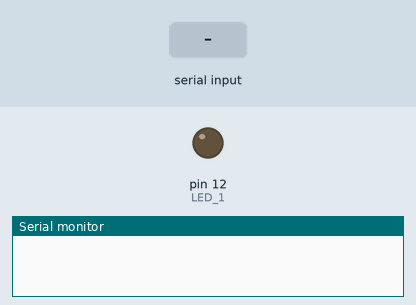
Recording of a sketch running on a simulated Arduino Uno, built with avr-gcc and run on an emulated ATmega328P. Shown: output pins drawn as LEDs (lit = HIGH), the last lines printed to the serial monitor. The inputs (shaded band) are chosen by the test bench.

Above: at 1.2 s.
1.3 s: "*lamp on" received over the second serial link
At 2.4 s:
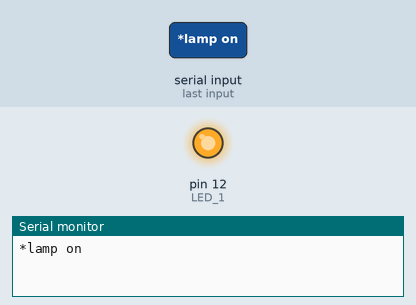
2.8 s: "*lamp off" received over the second serial link
At 3.9 s:
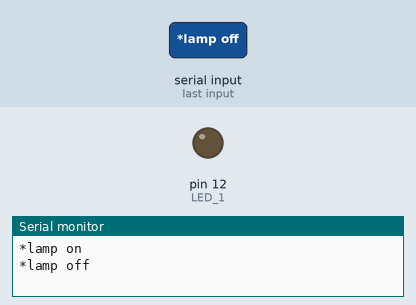
Timing chart, 0 to 5.8 s (numbered marks = the images above; inputs shaded):
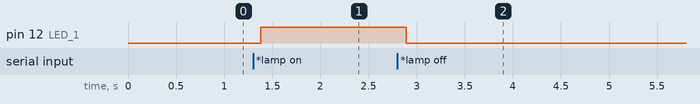

The sketch:

Voice_program.ino
```cpp
//Coded By: Naresh Lal
//Voice Activated Arduino (Bluetooth + Android)
//Feel free to modify it but remember to give credit
#include <SoftwareSerial.h>
SoftwareSerial mySerial(1, 0); // RX, TX
String voice;
int LED_1 = 12; //Default LED  To Pin #04


//----------------------------------------------------------//
void setup() {
  Serial.begin(9600);
  mySerial.begin(9600);
  pinMode(LED_1, OUTPUT);

 }
//-----------------------------------------------------------------------//
void loop() {

  while (mySerial.available()){  //Check if there is an available byte to read
  delay(10); //Delay added to make thing stable
  char c = mySerial.read(); //Conduct a serial read
  if (c == '#') {break;} //Exit the loop when the # is detected after the word
  voice += c; //Shorthand for voice = voice + c
  }
  if (voice.length() > 0) {
    Serial.println(voice);
//-----------------------------------------------------------------------//
  //----------Control Multiple Pins/ LEDs----------//
       if(voice == "*lamp on") {digitalWrite(LED_1, HIGH);}
  else if(voice == "*lamp off"){digitalWrite(LED_1, LOW); }

//-----------------------------------------------------------------------//
voice="";}} //Reset the variable after initiating
```

Measured:
- after the input at 1.3 s, pin 12 (LED_1): LOW → HIGH after 0.08 s
- after the input at 2.8 s, pin 12 (LED_1): HIGH → LOW after 0.09 s
